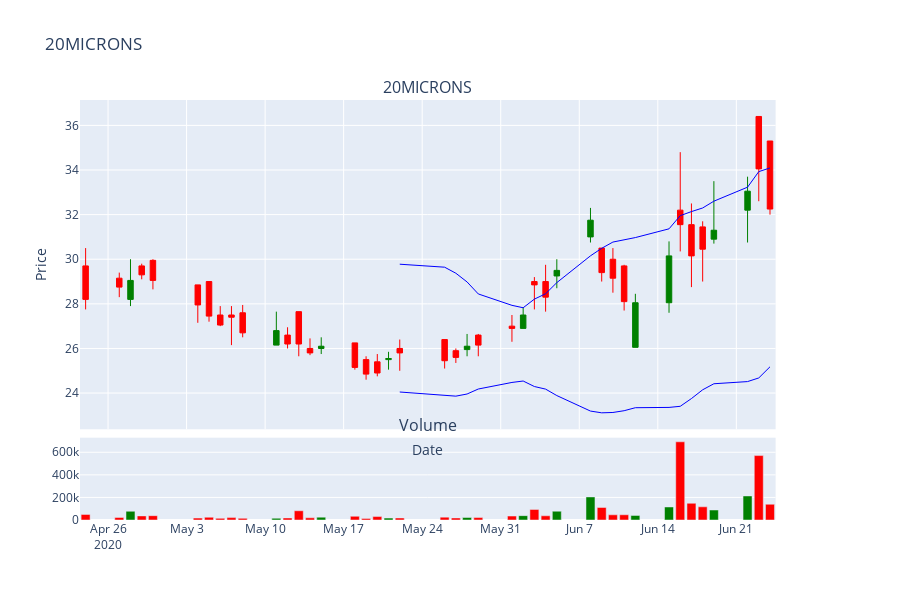

Notebook cell for this chart:
### Code cell
import pandas as pd
from src.GenAI.FunctionCalling.models import data_retriever_util as dr
import plotly.io as pio

def main():
    # df = pd.DataFrame({
    #     'A': [1, 2, 3],
    #     'B': [4, 5, 6]
    # })
    OHLC_df = dr.getData_from_range('2020-04-24', '2020-06-24', '20MICRONS.NS')

    # user_input = input("Please describe the operation you want to perform on the DataFrame: ")
    user_input = "show me the upper and lower bollinger bands"
    # user_input = "show me the moving avg of 20 days"
    # user_input = "show me the ATR for 20MICRONS stock"
    
    result = process_user_request(user_input, OHLC_df, '20MICRONS.NS')
    if result is not None:
        print("Operation successful. Here is the modified DataFrame:")
        print("The plotly json is : ", result)
        pio.from_json(result).show()
    else:
        print("Failed to perform operation after multiple attempts.")

if __name__ == "__main__":
    main()

### Figure 1 — Plotly figure (JSON) as saved in the notebook; plotly's stock layout.template omitted (floating-point values rounded to 4 significant figures)
{"data": [{"close": [28.2, 28.75, 29.05, 29.3, 29.05, 27.95, 27.45, 27.05, 27.4, 26.7, 26.8, 26.2, 26.2, 25.8, 26.1, 25.15, 24.85, 24.9, 25.55, 25.8, 25.45, 25.6, 26.1, 26.15, 26.9, 27.5, 28.85, 28.3, 29.5, 31.75, 29.4, 29.15, 28.1, 28.05, 30.15, 31.55, 30.15, 30.45, 31.3, 33.05, 34.05, 32.25], "decreasing": {"fillcolor": "red", "line": {"color": "red", "width": 1}}, "high": [30.5, 29.4, 30, 29.8, 30, 28.85, 29, 27.9, 27.9, 27.95, 27.65, 26.95, 27.65, 26.45, 26.5, 26.25, 25.65, 25.75, 25.85, 26.4, 26.4, 26, 26.65, 26.65, 27.5, 27.85, 29.2, 29.75, 30, 32.3, 30.5, 30.5, 29.75, 28.45, 30.8, 34.8, 32.5, 31.7, 33.5, 33.7, 36.4, 35.3], "increasing": {"fillcolor": "green", "line": {"color": "green", "width": 1}}, "low": [27.75, 28.3, 27.9, 29.1, 28.65, 27.15, 27.2, 27, 26.15, 26.5, 26.15, 26, 25.65, 25.7, 25.75, 25.05, 24.6, 24.75, 25.05, 25, 25.1, 25.35, 25.65, 25.65, 26.3, 26.9, 27.75, 27.65, 28.7, 30.75, 29, 28.5, 27.7, 26.05, 27.6, 30.35, 28.75, 29, 30.7, 30.75, 32.6, 32], "name": "Candlestick", "open": [29.7, 29.15, 28.2, 29.7, 29.95, 28.85, 29, 27.5, 27.5, 27.6, 26.15, 26.6, 27.65, 26, 26, 26.25, 25.5, 25.4, 25.5, 26, 26.4, 25.9, 25.95, 26.6, 27, 26.9, 29, 29, 29.25, 31, 30.5, 30, 29.7, 26.05, 28.05, 32.2, 31.55, 31.45, 30.9, 32.2, 36.4, 35.3], "type": "candlestick", "x": ["2020-04-24", "2020-04-27", "2020-04-28", "2020-04-29", "2020-04-30", "2020-05-04", "2020-05-05", "2020-05-06", "2020-05-07", "2020-05-08", "2020-05-11", "2020-05-12", "2020-05-13", "2020-05-14", "2020-05-15", "2020-05-18", "2020-05-19", "2020-05-20", "2020-05-21", "2020-05-22", "2020-05-26", "2020-05-27", "2020-05-28", "2020-05-29", "2020-06-01", "2020-06-02", "2020-06-03", "2020-06-04", "2020-06-05", "2020-06-08", "2020-06-09", "2020-06-10", "2020-06-11", "2020-06-12", "2020-06-15", "2020-06-16", "2020-06-17", "2020-06-18", "2020-06-19", "2020-06-22", "2020-06-23", "2020-06-24"], "xaxis": "x", "yaxis": "y"}, {"marker": {"color": ["red", "red", "green", "red", "red", "red", "red", "red", "red", "red", "green", "red", "red", "red", "green", "red", "red", "red", "green", "red", "red", "red", "green", "red", "red", "green", "red", "red", "green", "green", "red", "red", "red", "green", "green", "red", "red", "red", "green", "green", "red", "red"]}, "name": "Volume", "type": "bar", "x": ["2020-04-24", "2020-04-27", "2020-04-28", "2020-04-29", "2020-04-30", "2020-05-04", "2020-05-05", "2020-05-06", "2020-05-07", "2020-05-08", "2020-05-11", "2020-05-12", "2020-05-13", "2020-05-14", "2020-05-15", "2020-05-18", "2020-05-19", "2020-05-20", "2020-05-21", "2020-05-22", "2020-05-26", "2020-05-27", "2020-05-28", "2020-05-29", "2020-06-01", "2020-06-02", "2020-06-03", "2020-06-04", "2020-06-05", "2020-06-08", "2020-06-09", "2020-06-10", "2020-06-11", "2020-06-12", "2020-06-15", "2020-06-16", "2020-06-17", "2020-06-18", "2020-06-19", "2020-06-22", "2020-06-23", "2020-06-24"], "xaxis": "x2", "y": [49512, 22616, 77278, 36343, 38288, 16867, 24465, 14464, 21167, 14536, 15391, 18101, 81881, 19306, 25212, 32865, 14217, 30354, 16907, 17957, 25472, 18033, 22319, 21799, 35038, 38619, 93636, 37241, 77986, 204427, 111274, 45866, 46329, 40671, 115420, 692924, 148172, 116825, 88615, 213131, 570884, 139523], "yaxis": "y2"}, {"line": {"color": "blue", "width": 1}, "name": "Bollinger Upper", "type": "scatter", "x": ["2020-04-24", "2020-04-27", "2020-04-28", "2020-04-29", "2020-04-30", "2020-05-04", "2020-05-05", "2020-05-06", "2020-05-07", "2020-05-08", "2020-05-11", "2020-05-12", "2020-05-13", "2020-05-14", "2020-05-15", "2020-05-18", "2020-05-19", "2020-05-20", "2020-05-21", "2020-05-22", "2020-05-26", "2020-05-27", "2020-05-28", "2020-05-29", "2020-06-01", "2020-06-02", "2020-06-03", "2020-06-04", "2020-06-05", "2020-06-08", "2020-06-09", "2020-06-10", "2020-06-11", "2020-06-12", "2020-06-15", "2020-06-16", "2020-06-17", "2020-06-18", "2020-06-19", "2020-06-22", "2020-06-23", "2020-06-24"], "xaxis": "x", "y": [null, null, null, null, null, null, null, null, null, null, null, null, null, null, null, null, null, null, null, 29.78, 29.64, 29.37, 28.98, 28.44, 27.93, 27.82, 28.21, 28.45, 28.95, 30.15, 30.49, 30.77, 30.88, 30.97, 31.36, 31.95, 32.14, 32.3, 32.6, 33.23, 33.93, 34.09], "yaxis": "y"}, {"line": {"color": "blue", "width": 1}, "name": "Bollinger Lower", "type": "scatter", "x": ["2020-04-24", "2020-04-27", "2020-04-28", "2020-04-29", "2020-04-30", "2020-05-04", "2020-05-05", "2020-05-06", "2020-05-07", "2020-05-08", "2020-05-11", "2020-05-12", "2020-05-13", "2020-05-14", "2020-05-15", "2020-05-18", "2020-05-19", "2020-05-20", "2020-05-21", "2020-05-22", "2020-05-26", "2020-05-27", "2020-05-28", "2020-05-29", "2020-06-01", "2020-06-02", "2020-06-03", "2020-06-04", "2020-06-05", "2020-06-08", "2020-06-09", "2020-06-10", "2020-06-11", "2020-06-12", "2020-06-15", "2020-06-16", "2020-06-17", "2020-06-18", "2020-06-19", "2020-06-22", "2020-06-23", "2020-06-24"], "xaxis": "x", "y": [null, null, null, null, null, null, null, null, null, null, null, null, null, null, null, null, null, null, null, 24.05, 23.91, 23.86, 23.96, 24.18, 24.48, 24.54, 24.29, 24.18, 23.89, 23.19, 23.12, 23.13, 23.21, 23.34, 23.36, 23.41, 23.75, 24.15, 24.42, 24.51, 24.68, 25.18], "yaxis": "y"}], "layout": {"annotations": [{"font": {"size": 16}, "showarrow": false, "text": "20MICRONS", "x": 0.47, "xanchor": "center", "xref": "paper", "y": 1, "yanchor": "bottom", "yref": "paper"}, {"font": {"size": 16}, "showarrow": false, "text": "Volume", "x": 0.47, "xanchor": "center", "xref": "paper", "y": 0.196, "yanchor": "bottom", "yref": "paper"}], "height": 600, "showlegend": false, "title": {"text": "20MICRONS"}, "xaxis": {"anchor": "y", "domain": [0, 0.94], "matches": "x2", "rangeslider": {"visible": false}, "showticklabels": false, "title": {"text": "Date"}}, "xaxis2": {"anchor": "y2", "domain": [0, 0.94]}, "yaxis": {"anchor": "x", "domain": [0.216, 1], "title": {"text": "Price"}}, "yaxis2": {"anchor": "x2", "domain": [0, 0.196]}, "yaxis3": {"anchor": "x2", "overlaying": "y2", "side": "right"}}}
